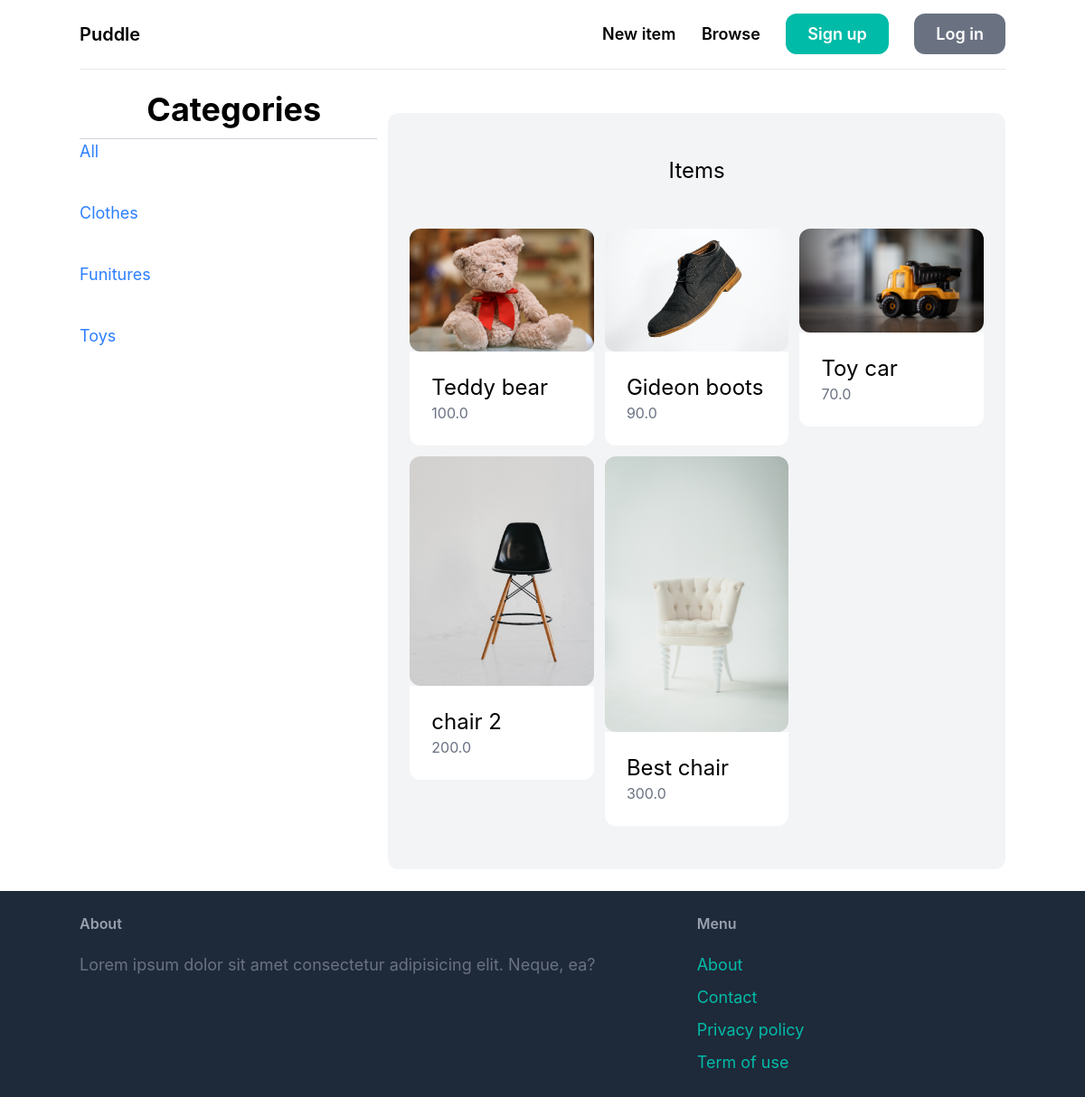
The page /browse/ on the database its author committed.
### core/models.py (models this page shows, shortened)
class Category(models.Model):
    name = models.CharField(max_length=100)
    class Meta:
        ordering = ('name',)
        verbose_name_plural = 'Categories'

class Item(models.Model):
    category = models.ForeignKey(Category, related_name='items', on_delete=models.CASCADE)
    name = models.CharField(max_length=100)
    description = models.TextField(blank=True, null=True)
    price = models.FloatField()
    image = models.ImageField(upload_to='items_images', blank=True, null=True)
    is_sold = models.BooleanField(default=False)
    created_by = models.ForeignKey(User, related_name='items', on_delete=models.CASCADE)
    created_at = models.DateTimeField(auto_now_add=True)

### core/views.py (the view)
# urls.py: path('browse/', views.browseItems, name = 'browse-item'),
def browseItems(request):
    categories = Category.objects.all()
    q = request.GET.get('q') if request.GET.get('q') != None else ''
    items = Item.objects.filter(category__name__icontains=q)
    context = {
        "categories":categories,
        "items":items
    }
    return render(request, 'core/browse.html', context)

### templates/core/browse.html (shortened to what this page needs)
{% extends 'base.html' %}
{% block content %}
<div class="grid grid-cols-3">
    <div>
        <h1 class="text-4xl font-bold text-center mb-3">Categories</h1>
        <hr class="mr-3 text-gray-300">
        <div class="cursor-pointer text-lg text-blue-500 ">
            <div class="hover:underline">
                <a href="{% url 'browse-item' %}">All</a>
            </div>
            {% for category in categories %}
                <div class="my-10 hover:underline">
                   <a href="{% url 'browse-item' %}?q={{ category.name }}"> {{ category.name }}</a>
                </div>
            {% endfor %}
        </div>
    </div>
    <div class="col-span-2">
        <div class="mt-6 p-6 py-12 bg-gray-100 rounded-xl">
            <h2 class="mb-12 text-2xl text-center">Items</h2>
            <div class="grid grid-cols-3 gap-3">
                {% for item in items %}
                <div>
                    <a href="{% url 'detail' item.id %}">
                        <div>
                            <img src="{{ item.image.url }}" class="rounded-xl" alt="">
                        </div>
                        <div class="p-6 bg-white rounded-b-xl">
                            <h2 class="text-2xl">{{ item.name }}</h2>
                            <p class="text-gray-500">{{ item.price }}</p>
                        </div>
                    </a>
                </div>
                {% endfor %}
            </div>
        </div>
    </div>
</div>
{% endblock content %}

### rows shown on the page
Category: name "Clothes"
Category: name "Funitures"
Category: name "Toys"
Item: image (picture), name "Teddy bear", price "100.0"
Item: image (picture), name "Gideon boots", price "90.0"
Item: image (picture), name "Toy car", price "70.0"
Item: image (picture), name "chair 2", price "200.0"
Item: image (picture), name "Best chair", price "300.0"
